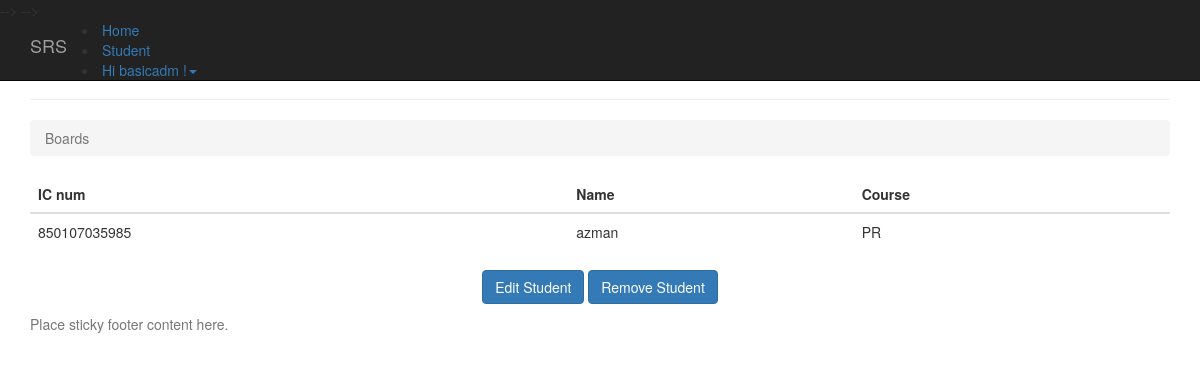
/1/ (signed in), run on an earlier commit of the app's database.
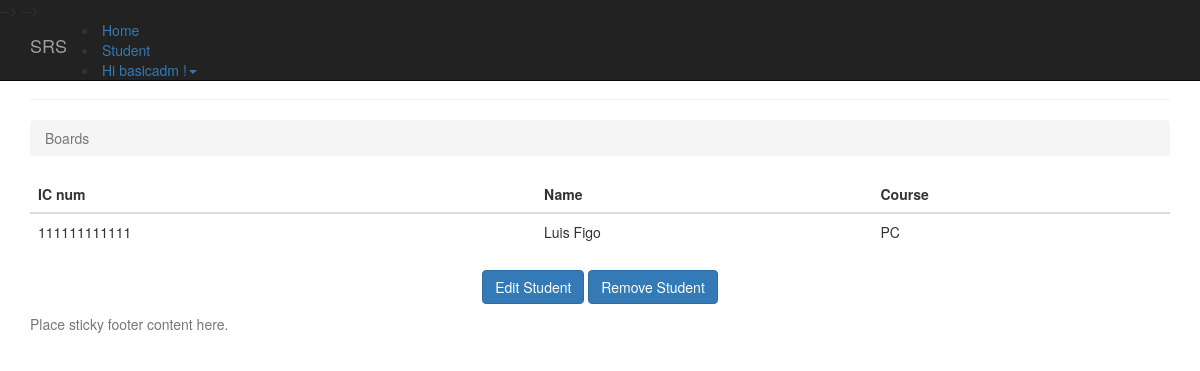
And on a later commit of the database.
### student/models.py (models this page shows, shortened)
class Student(models.Model):
	PROGRAMMING = 'PR'
	NETWORKING = 'NT'
	PCTECH = 'PC'
	COURSE_CHOICES = (
		(PROGRAMMING, 'Programming'),
		(NETWORKING, 'Networking'),
		(PCTECH, 'PC Technichian'),
	)
	icnum = models.CharField('IC Number',max_length=12,unique=True,blank=False,null=False)
	name = models.CharField('Name',max_length=300,blank=False,null=False)
	course = models.CharField('Coursework',max_length=2,choices=COURSE_CHOICES,default=PCTECH)
	createdby = models.ForeignKey('auth.User',on_delete=models.CASCADE)
	created_date = models.DateTimeField('Created Date',auto_now_add=True)

### student/views.py (the view)
# urls.py: url(r'^(?P<pk>\d+)/$', views.student_detail, name='student_detail'),
@login_required(login_url='/accounts/login/')
def student_detail(request,pk):
    student = get_object_or_404(Student, pk=pk)
    return render(request, 'student/student_detail.html', {'student': student})

### templates/student/student_detail.html
{% extends 'base.html' %}
{% block content %}
      <div class="page-header">
        <h1>Student Information</h1>
      </div>
      <ol class="breadcrumb my-4">
        <li class="breadcrumb-item active">Boards</li>
      </ol>
      <table class="table">
        <thead class="thead-inverse">
          <tr>
            <th>IC num</th>
            <th>Name</th>
            <th>Course</th>
          </tr>
        </thead>
        <tbody>
            <tr>
              <td>
                {{ student.icnum }}
              </td>
              <td class="align-middle">{{ student.name }}</td>
              <td class="align-middle">{{ student.course }}</td>
            </tr>
        </tbody>
	  </table>
    <p class="text-center">
      <a href="{% url 'student_edit' student.pk %}" class="btn btn-primary" >Edit Student</a>
      <a href="{% url 'student_remove' student.pk %}" class="btn btn-primary" >Remove Student</a>
    </p>
{% endblock %}

### templates/base.html (shortened to what this page needs)
{% load static %}
{% load i18n %}
<!DOCTYPE html>
<html lang="en">
  <head>
    <link href="http://getbootstrap.com/docs/3.3/dist/css/bootstrap.min.css" rel="stylesheet">
    <link href="http://getbootstrap.com/docs/3.3/assets/css/ie10-viewport-bug-workaround.css" rel="stylesheet">
    <link href="http://getbootstrap.com/docs/3.3/examples/sticky-footer-navbar/sticky-footer-navbar.css" rel="stylesheet">
  </head>
  <body>
    {% block navbar %}
    <nav class="navbar navbar-inverse navbar-fixed-top">
      <div class="container">
        <div class="navbar-header">
          <a class="navbar-brand" href="#">SRS</a>
        </div>
        <div id="navbar" class="collapse navbar-collapse">
           {% block home_navbar %}
           <li class="active"><a href="/">Home</a></li>
           {% endblock %}
            {% block student_navbar %}
            <li><a href="{% url 'student_home' %}">Student</a></li>
            {% endblock %}
            {% block user_navbar %}
              {% if user.is_authenticated %}
                <li class="dropdown">
                  <a href="#" class="dropdown-toggle" data-toggle="dropdown" role="button" aria-haspopup="true" aria-expanded="false"></span> Hi {{ user.username }} !<span class="caret"></span></a>
                </li>
              {% else %}
                <li><a href="/accounts/login/">Sign In</a></li>
                <li><a href="/accounts/signup/">Sign Up</a></li>
              {% endif %}
            {% endblock %}
        </div>
      </div>
    </nav>
    {% endblock %}
    <div class="container">
      {% block content %}{% endblock %}
    </div>
    {% block footer %}
    <footer class="footer">
      <div class="container">
        <p class="text-muted">Place sticky footer content here.</p>
      </div>
    </footer>
    {% endblock %}
  </body>
</html>

What changed in the data, as far as the page shows it:
changed Student: icnum "850107035985" → "111111111111"; name "azman" → "Luis Figo"; course "PR" → "PC"
